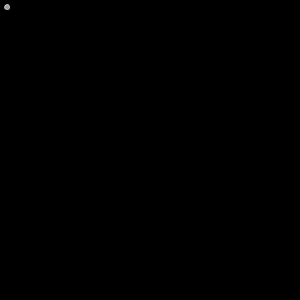
Frame 1 (no input)
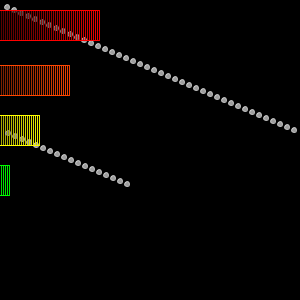
Frame 60 (the mouse pressed at the canvas centre just before this capture)
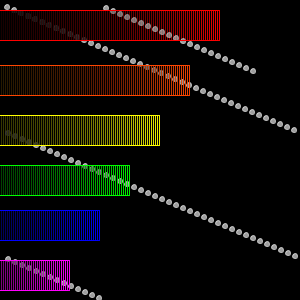
Frame 120 (the mouse held since frame 60 and released just before this capture)

The Processing sketch that drew these frames (run headless with seeded random() and noise(); from frame 60 on, the mouse is pressed at the canvas centre):

// Processing sketch: processing_70050
// ── processing_70050.pde

//Julie O, CompProg Mods 4/5, Functions & Animation
int rectangle = 1;
int Y = 10;
int change = 2;
int circx = 7;
int circy = 7;
int changeX = 1;
int changeY = 1;

void setup()
{
  size(300,300);
  background(0,0,0);
  smooth();
  frameRate(65);
}
void draw()
{
  fill(0,0,0,5);
  stroke(255,0,0,240); //red
  rect(-20,Y,rectangle,30);
  
  stroke(255,69,0,240); //orange
  rect(-50,Y+55,rectangle,30);
  
  stroke(255,255,0,240); //yellow
  rect(-80,Y+105,rectangle,30);
  
  stroke(0,255,0,240); //green
  rect(-110,Y+155,rectangle,30);
  
  stroke(0,0,255,240); //blue
  rect(-140,Y+200,rectangle,30);
  
  stroke(255,0,255,240); //purple
  rect(-170,Y+250,rectangle,30);
  
  //rectangle = rectangle + 2;
  //if(rectangle>550)
  //{
    //rectangle = 2;
  //}
  rectangle = rectangle + change;
  if(rectangle>550)
  {
    change = -1;
  }
  if(rectangle<-20)
  {
    change = 1;
  }
  
  fill(255,255,255,157);
  stroke(255,255,255,157);
  ellipse(circx,circy,5,5);
  circx = circx + 7;
  circy = circy + 3;
  if(circx>300)
  {
    circx = changeX + 7;
  }
  if(circy>300)
  {
    circy = changeY + 7;
  }
}
